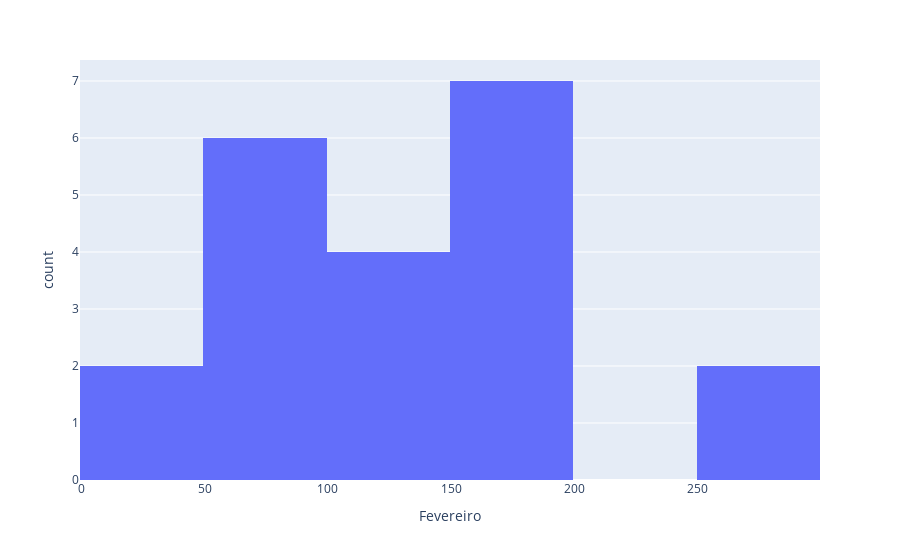

The code cell stored with this chart in its notebook:
### Code cell
hFevereiro = px.histogram(df,x='Fevereiro')
hFevereiro.show()

### Figure 1 — Plotly figure (JSON) as saved in the notebook; plotly's stock layout.template omitted (floating-point values rounded to 4 significant figures)
{"data": [{"alignmentgroup": "True", "bingroup": "x", "hovertemplate": "Fevereiro=%{x}<br>count=%{y}<extra></extra>", "legendgroup": "", "marker": {"color": "#636efa", "pattern": {"shape": ""}}, "name": "", "offsetgroup": "", "orientation": "v", "showlegend": false, "type": "histogram", "x": [118, 40, 67, 182, 259, 291, 193, 151, 197, 83, 106, 39, 154, 82, 109, 91, 69, 122, 195, 82, 174], "xaxis": "x", "yaxis": "y"}], "layout": {"barmode": "relative", "legend": {"tracegroupgap": 0}, "margin": {"t": 60}, "xaxis": {"anchor": "y", "domain": [0, 1], "title": {"text": "Fevereiro"}}, "yaxis": {"anchor": "x", "domain": [0, 1], "title": {"text": "count"}}}}
